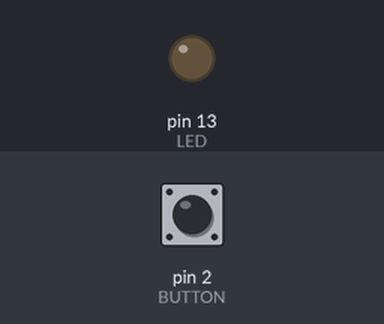
The sketch below on a simulated Arduino Uno, built with avr-gcc and run on an emulated ATmega328P. Shown: output pins drawn as LEDs (lit = HIGH). Inputs (shaded band) come from the test bench; at power-on: pin 2 (BUTTON) LOW.

Above: at 1.2 s.
1.3 s: pin 2 (BUTTON) pulled HIGH for 0.15 s
At 1.7 s:
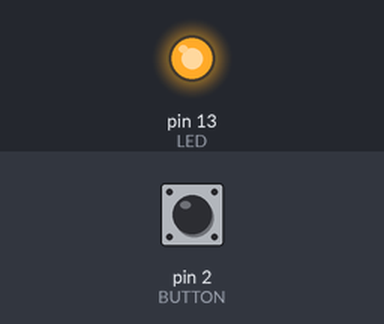
2.9 s: pin 2 (BUTTON) pulled HIGH for 1 s
At 4.1 s:
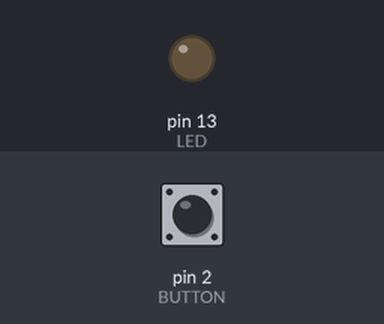
5.4 s: pin 2 (BUTTON) pulled HIGH for 3.2 s
At 6.0 s:
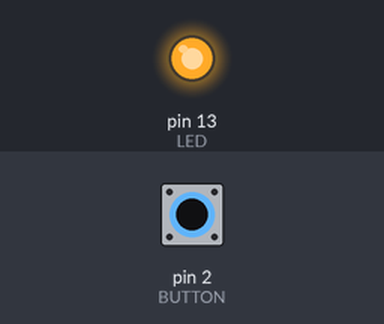
Timing chart, 0 to 8.4 s (numbered marks = the images above; inputs shaded):
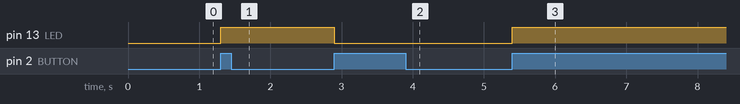

Measured:
- after the input at 1.3 s, pin 13 (LED): LOW → HIGH at once
- after the input at 2.9 s, pin 13 (LED): HIGH → LOW at once
- after the input at 5.4 s, pin 13 (LED): LOW → HIGH at once

The sketch:

digital_input.ino
```cpp
/*
 * Digital input
 * Input attached to pin 2 Led on pin 13
 * door:
 */

#define LED 13
#define BUTTON 2
#define BOUNCETIME 20

unsigned char reading, state = LOW, previous = LOW;
long int time = 0;

void setup() {
  pinMode(BUTTON, INPUT);
  pinMode(LED, OUTPUT);
}

void loop() {
  reading = digitalRead(BUTTON);
  // Condition that tests 3 things:
  // (I)  If someone has pressed the button
  // (II) If the previous reading was LOW (meaning at least two loops passed - trap activated!)
  // (III)If enough time has passed to discard the bouncing time of the switch
  if (reading == HIGH && previous == LOW)// && millis() - time > BOUNCETIME)
  {
    if (state == HIGH)
      state = LOW;
    else
      state = HIGH;
    time = millis();
  }
  digitalWrite(LED, state);
  previous = reading;
}
```
